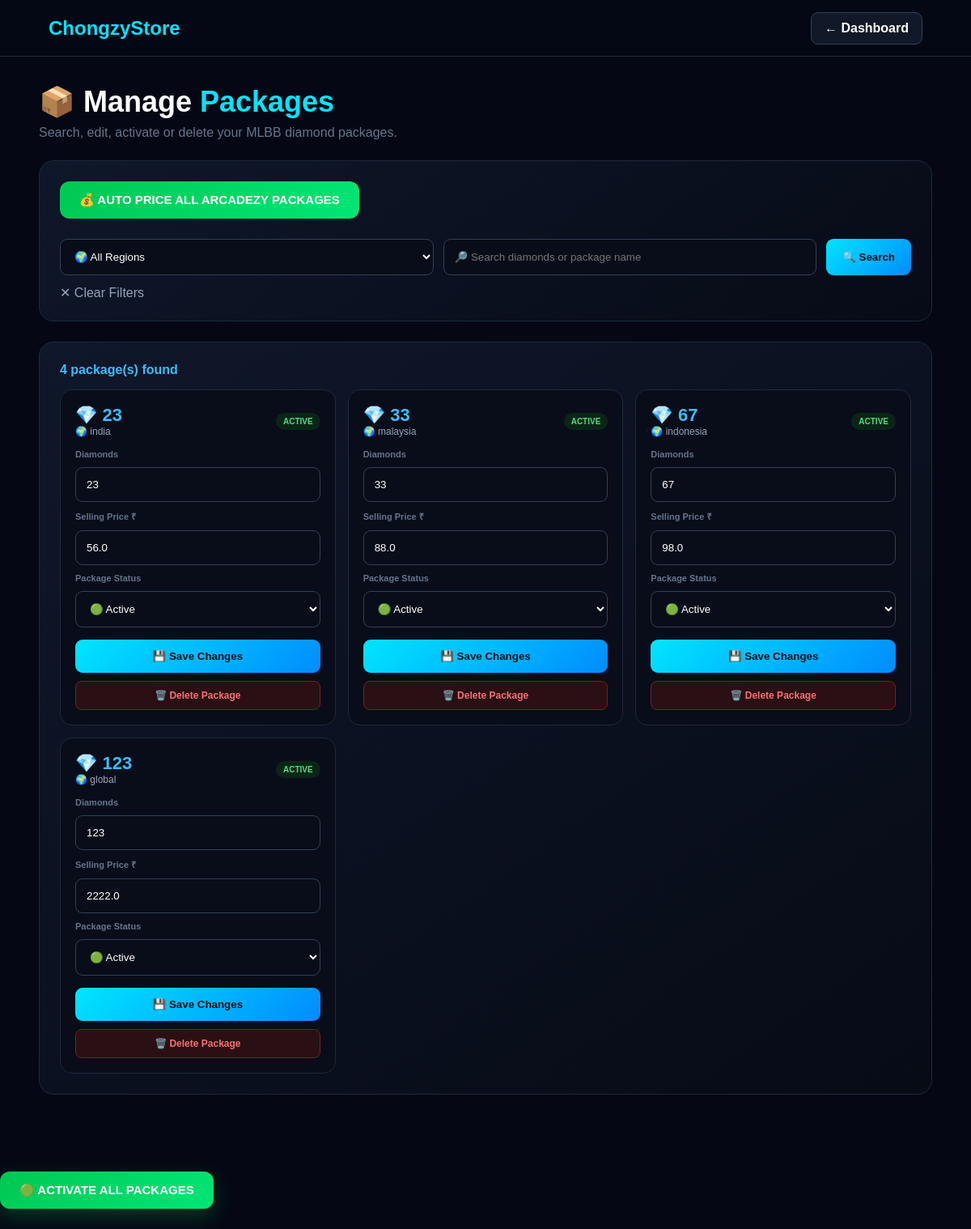
/admin/manage-packages (signed in), run on the app's committed database.
### app.py (models this page shows)
class RegionPackage(db.Model):
    id = db.Column(
        db.Integer,
        primary_key=True
    )
    region_id = db.Column(
        db.Integer,
        db.ForeignKey("region.id"),
        nullable=False
    )
    package_name = db.Column(
        db.String(200),
        nullable=True
    )
    diamonds = db.Column(
        db.Integer,
        nullable=False,
        default=0
    )
    price = db.Column(
        db.Float,
        nullable=False,
        default=0
    )
    arcadezy_offer_id = db.Column(
        db.String(150),
        nullable=True
    )
    arcadezy_price_usd = db.Column(
        db.Float,
        nullable=True
    )
    arcadezy_category_slug = db.Column(
        db.String(150),
        nullable=True
    )
    active = db.Column(
        db.Boolean,
        default=False
    )

class Region(db.Model):
    id = db.Column(
        db.Integer,
        primary_key=True
    )
    name = db.Column(
        db.String(100),
        nullable=False,
        unique=True
    )
    code = db.Column(
        db.String(50),
        nullable=False
    )
    packages = db.relationship(
        "RegionPackage",
        backref="region",
        cascade="all, delete-orphan"
    )

### app.py (the view, shortened to what this page needs)
@app.route("/admin/manage-packages")
def manage_packages():
    if not session.get("admin_logged_in"):
        return redirect(
            url_for("admin_login")
        )
    region_id = request.args.get(
        "region_id",
        type=int
    )
    search = request.args.get(
        "search",
        "",
        type=str
    ).strip()
    regions = Region.query.order_by(
        Region.name.asc()
    ).all()
    query = RegionPackage.query
    if region_id:
        query = query.filter_by(
            region_id=region_id
        )
    packages = query.order_by(
        RegionPackage.diamonds.asc()
    ).all()
    return render_template(
        "manage_packages.html",
        regions=regions,
        packages=packages,
        selected_region_id=region_id,
        search=search
    )

### templates/manage_packages.html (shortened to what this page needs)
<!DOCTYPE html>
<html lang="en">
<head>
</head>
<body>
<nav class="navbar">
    <div class="logo">
        ChongzyStore
    </div>
    <a
        href="{{ url_for('admin_dashboard') }}"
        class="back"
    >
        ← Dashboard
    </a>
</nav>
<main class="container">
    <div class="header">
        <h1>
            📦 Manage
            <span>Packages</span>
        </h1>
        <p>
            Search, edit, activate or delete your
            MLBB diamond packages.
        </p>
    </div>
    <div class="panel">
        <form
    method="POST"
    action="{{ url_for('auto_price_packages') }}"
    style="margin-bottom:25px;"
    onsubmit="return confirm('Automatically set selling prices for all Arcadezy packages?');"
>
    <button
        type="submit"
        style="
            background:linear-gradient(135deg,#00c853,#00e676);
            color:white;
            border:none;
            padding:14px 24px;
            border-radius:12px;
            font-weight:bold;
            cursor:pointer;
            font-size:15px;
        "
    >
        💰 AUTO PRICE ALL ARCADEZY PACKAGES
    </button>
</form>
        <form
            method="GET"
            action="{{ url_for('manage_packages') }}"
        >
            <div class="filters">
                <select name="region_id">
                    <option value="">
                        🌍 All Regions
                    </option>
                </select>
                <input
                    type="text"
                    name="search"
                    value="{{ search }}"
                    placeholder="🔎 Search diamonds or package name"
                >
                <button
                    type="submit"
                    class="btn"
                >
                    🔍 Search
                </button>
            </div>
        </form>
        <a
            href="{{ url_for('manage_packages') }}"
            class="clear"
        >
            ✕ Clear Filters
        </a>
    </div>
    <div class="panel">
        <div class="count">
            {{ packages|length }}
            package(s) found
        </div>
        {% if packages %}
            <div class="package-grid">
                {% for package in packages %}
                    <div class="package">
                        <div class="package-top">
                            <div>
                                <div class="diamond">
                                    💎
                                    {{ package.diamonds }}
                                </div>
                                <div class="region">
                                    🌍
                                    {{ package.region.name }}
                                </div>
                            </div>
                            {% if package.active %}
                                <span
                                    class="status active"
                                >
                                    ACTIVE
                                </span>
                            {% else %}
                                <span
                                    class="status inactive"
                                >
                                    INACTIVE
                                </span>
                            {% endif %}
                        </div>
                        <form
                            method="POST"
                            action="{{
                                url_for(
                                    'update_package',
                                    package_id=package.id
                                )
                            }}"
                        >
                            <label>
                                Diamonds
                            </label>
                            <input
                                type="number"
                                name="diamonds"
                                value="{{ package.diamonds }}"
                                min="1"
                                required
                            >
                            <label>
                                Selling Price ₹
                            </label>
                            <input
                                type="number"
                                name="price"
                                value="{{ package.price }}"
                                step="0.01"
                                min="0"
                                required
                            >
                            <label>
                                Package Status
                            </label>
                            <select name="active">
                                <option
                                    value="1"
                                    {% if package.active %}
                                        selected
                                    {% endif %}
                                >
                                    🟢 Active
                                </option>
                            </select>
                            <button
                                type="submit"
                                class="btn save"
                            >
                                💾 Save Changes
                            </button>
                        </form>
                        <a
    href="{{
        url_for(
            'delete_region_package',
            package_id=package.id,
            region_id=selected_region_id,
            search=search
        )
    }}"
                            class="delete"
                            onclick="
                                return confirm(
                                    'Delete this package permanently?'
                                );
                            "
                        >
                            🗑️ Delete Package
                        </a>
                    </div>
                {% endfor %}
            </div>
        {% endif %}
    </div>
</main>
<form
    method="POST"
    action="{{ url_for('activate_all_packages') }}"
    style="margin-bottom:25px;"
    onsubmit="return confirm('Activate ALL valid Arcadezy packages for customers?');"
>
    <button
        type="submit"
        style="
            background:linear-gradient(
                135deg,
                #00c853,
                #00e676
            );
            color:white;
            border:none;
            padding:14px 24px;
            border-radius:12px;
            font-weight:bold;
            cursor:pointer;
            font-size:15px;
            box-shadow:0 10px 25px rgba(0,200,83,.25);
        "
    >
        🟢 ACTIVATE ALL PACKAGES
    </button>
</form>
</body>
</html>

### templates/manage_packages.html (style rules this page uses)
* { box-sizing: border-box; margin: 0; padding: 0; }
body { font-family: Arial, Helvetica, sans-serif; background: #050814; color: white; min-height: 100vh; }
.navbar { min-height: 70px; padding: 12px 5%; background: rgba(5,8,20,.97); border-bottom: 1px solid #1e293b; display: flex; align-items: center; justify-content: space-between; }
.logo { color: #00e5ff; font-size: 24px; font-weight: 900; }
.back { color: white; text-decoration: none; background: #111827; border: 1px solid #334155; padding: 10px 16px; border-radius: 9px; font-weight: bold; }
.container { width: 92%; max-width: 1400px; margin: auto; padding: 35px 0 70px; }
.header { margin-bottom: 25px; }
.header h1 { font-size: 36px; margin-bottom: 8px; }
.header h1 span { color: #00e5ff; }
.header p { color: #64748b; }
.panel { background: linear-gradient( 145deg, #0f172a, #070b16 ); border: 1px solid #1e293b; border-radius: 18px; padding: 25px; margin-bottom: 25px; }
.filters { display: grid; grid-template-columns: 1fr 1fr auto; gap: 12px; }
input, select { width: 100%; padding: 13px; border-radius: 9px; border: 1px solid #334155; background: #080d19; color: white; outline: none; }
.btn { border: none; padding: 13px 20px; border-radius: 9px; cursor: pointer; font-weight: 800; color: #001016; background: linear-gradient( 135deg, #00e5ff, #008cff ); }
.clear { display: inline-block; margin-top: 12px; color: #94a3b8; text-decoration: none; }
.count { color: #38bdf8; font-weight: bold; margin-bottom: 15px; }
.package-grid { display: grid; grid-template-columns: repeat( auto-fill, minmax(300px, 1fr) ); gap: 15px; }
.package { background: #080d19; border: 1px solid #1e293b; border-radius: 15px; padding: 18px; }
.package-top { display: flex; justify-content: space-between; align-items: center; margin-bottom: 15px; }
.diamond { color: #38bdf8; font-size: 22px; font-weight: 900; }
.region { color: #94a3b8; font-size: 12px; }
.status { display: inline-block; padding: 5px 9px; border-radius: 20px; font-size: 10px; font-weight: 900; }
.active { color: #4ade80; background: #092516; }
.package form { display: grid; gap: 10px; }
.package label { color: #64748b; font-size: 11px; font-weight: bold; }
.save { margin-top: 5px; width: 100%; }
.delete { display: block; text-align: center; margin-top: 10px; padding: 10px; border-radius: 8px; color: #f87171; background: #2a1014; border: 1px solid #7f1d1d; text-decoration: none; font-size: 12px; font-weight: bold; }

### data on the page
RegionPackage: diamonds "23", region.name "india", shows "ACTIVE", price "56.0", active "🟢 Active"
RegionPackage: diamonds "33", region.name "malaysia", shows "ACTIVE", price "88.0", active "🟢 Active"
RegionPackage: diamonds "67", region.name "indonesia", shows "ACTIVE", price "98.0", active "🟢 Active"
RegionPackage: diamonds "123", region.name "global", shows "ACTIVE", price "2222.0", active "🟢 Active"

### other printed values
{{ packages|length }} "4"
